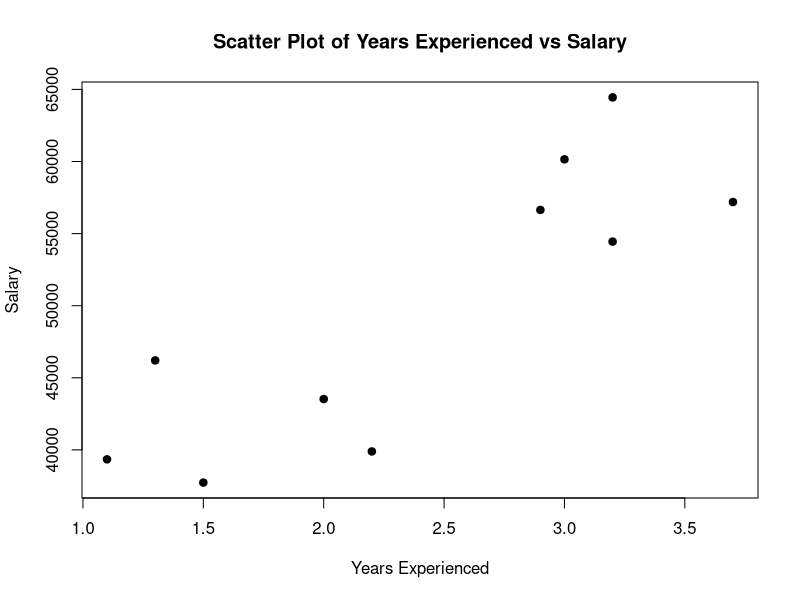
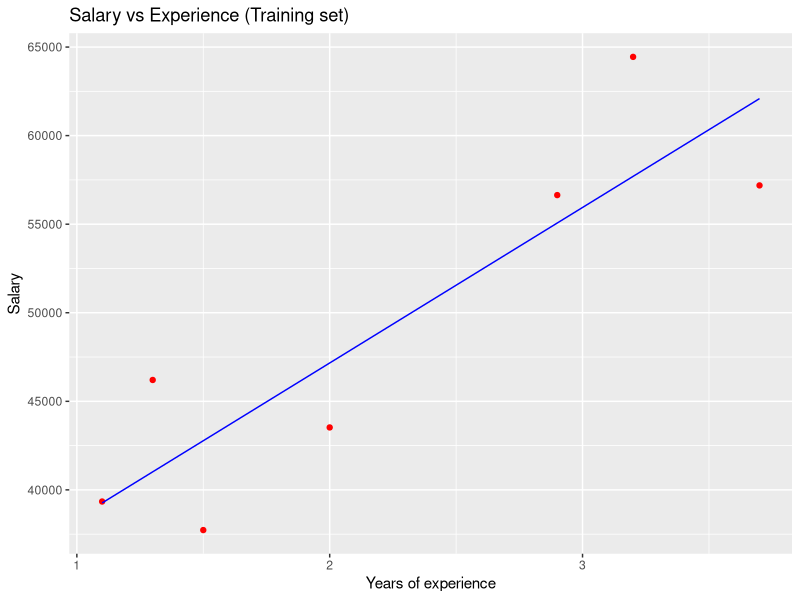
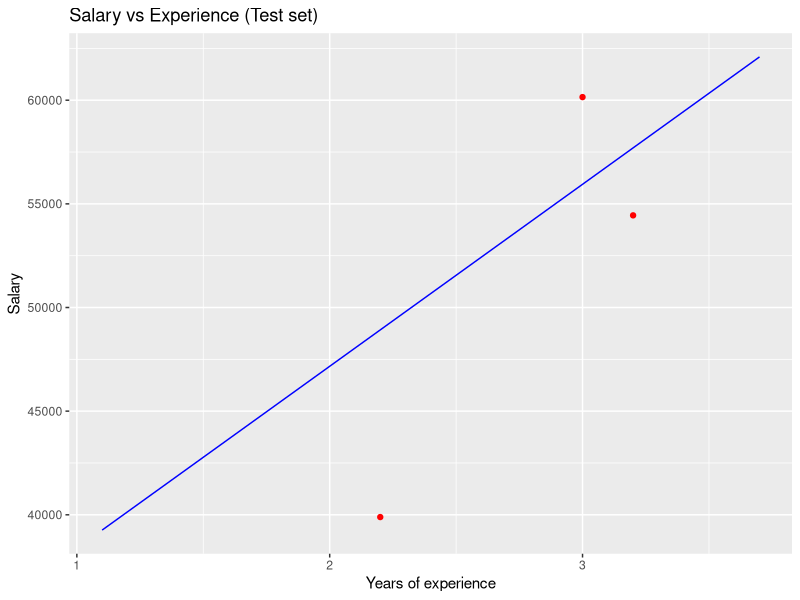

These figures' R source, in order:
install.packages('caTools')

library(caTools)

data <- data.frame(
  Years_Exp = c(1.1, 1.3, 1.5, 2.0, 2.2, 2.9, 3.0, 3.2, 3.2, 3.7),
  Salary = c(39343.00, 46205.00, 37731.00, 43525.00,
             39891.00, 56642.00, 60150.00, 54445.00, 64445.00, 57189.00)
)

plot(data$Years_Exp, data$Salary,
     xlab = "Years Experienced",
     ylab = "Salary",
     main = "Scatter Plot of Years Experienced vs Salary",
     pch=19)

split = sample.split(data$Salary, SplitRatio = 0.7)
trainingset = subset(data, split == TRUE)
testset = subset(data, split == FALSE)

lm.r= lm(formula = Salary ~ Years_Exp,
         data = trainingset)
coef(lm.r)

ypred = predict(lm.r, newdata = testset)

library(ggplot2)

ggplot() + 
  geom_point(aes(x = trainingset$Years_Ex, y = trainingset$Salary), 
             colour = 'red') +
  geom_line(aes(x = trainingset$Years_Ex,y = predict(lm.r, newdata = trainingset)), 
            colour = 'blue') +
  ggtitle('Salary vs Experience (Training set)') +
  xlab('Years of experience') +
  ylab('Salary')

ggplot() +
  geom_point(aes(x = testset$Years_Exp, y = testset$Salary),
             colour = 'red') +
  geom_line(aes(x = trainingset$Years_Exp,
                y = predict(lm.r, newdata = trainingset)), 
            colour = 'blue') +
  ggtitle('Salary vs Experience (Test set)') +
  xlab('Years of experience') +
  ylab('Salary')
